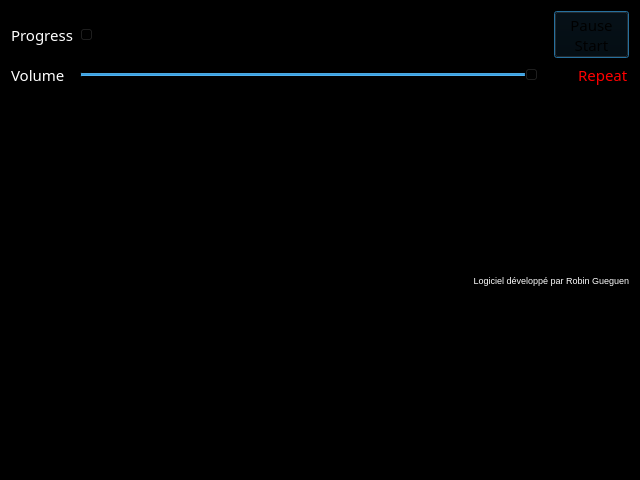
<?xml version="1.0" encoding="UTF-8"?>
<ui version="4.0">
 <class>Dialog</class>
 <widget class="QDialog" name="Dialog">
  <property name="geometry">
   <rect>
    <x>0</x>
    <y>0</y>
    <width>640</width>
    <height>480</height>
   </rect>
  </property>
  <property name="sizePolicy">
   <sizepolicy hsizetype="Preferred" vsizetype="Preferred">
    <horstretch>0</horstretch>
    <verstretch>0</verstretch>
   </sizepolicy>
  </property>
  <property name="palette">
   <palette>
    <active>
     <colorrole role="WindowText">
      <brush brushstyle="SolidPattern">
       <color alpha="255">
        <red>255</red>
        <green>255</green>
        <blue>255</blue>
       </color>
      </brush>
     </colorrole>
     <colorrole role="Button">
      <brush brushstyle="SolidPattern">
       <color alpha="255">
        <red>0</red>
        <green>0</green>
        <blue>0</blue>
       </color>
      </brush>
     </colorrole>
     <colorrole role="Light">
      <brush brushstyle="SolidPattern">
       <color alpha="255">
        <red>0</red>
        <green>0</green>
        <blue>0</blue>
       </color>
      </brush>
     </colorrole>
     <colorrole role="Midlight">
      <brush brushstyle="SolidPattern">
       <color alpha="255">
        <red>0</red>
        <green>0</green>
        <blue>0</blue>
       </color>
      </brush>
     </colorrole>
     <colorrole role="Dark">
      <brush brushstyle="SolidPattern">
       <color alpha="255">
        <red>0</red>
        <green>0</green>
        <blue>0</blue>
       </color>
      </brush>
     </colorrole>
     <colorrole role="Mid">
      <brush brushstyle="SolidPattern">
       <color alpha="255">
        <red>0</red>
        <green>0</green>
        <blue>0</blue>
       </color>
      </brush>
     </colorrole>
     <colorrole role="Text">
      <brush brushstyle="SolidPattern">
       <color alpha="255">
        <red>255</red>
        <green>255</green>
        <blue>255</blue>
       </color>
      </brush>
     </colorrole>
     <colorrole role="BrightText">
      <brush brushstyle="SolidPattern">
       <color alpha="255">
        <red>255</red>
        <green>255</green>
        <blue>255</blue>
       </color>
      </brush>
     </colorrole>
     <colorrole role="ButtonText">
      <brush brushstyle="SolidPattern">
       <color alpha="255">
        <red>255</red>
        <green>255</green>
        <blue>255</blue>
       </color>
      </brush>
     </colorrole>
     <colorrole role="Base">
      <brush brushstyle="SolidPattern">
       <color alpha="255">
        <red>0</red>
        <green>0</green>
        <blue>0</blue>
       </color>
      </brush>
     </colorrole>
     <colorrole role="Window">
      <brush brushstyle="SolidPattern">
       <color alpha="255">
        <red>0</red>
        <green>0</green>
        <blue>0</blue>
       </color>
      </brush>
     </colorrole>
     <colorrole role="Shadow">
      <brush brushstyle="SolidPattern">
       <color alpha="255">
        <red>0</red>
        <green>0</green>
        <blue>0</blue>
       </color>
      </brush>
     </colorrole>
     <colorrole role="AlternateBase">
      <brush brushstyle="SolidPattern">
       <color alpha="255">
        <red>0</red>
        <green>0</green>
        <blue>0</blue>
       </color>
      </brush>
     </colorrole>
     <colorrole role="ToolTipBase">
      <brush brushstyle="SolidPattern">
       <color alpha="255">
        <red>255</red>
        <green>255</green>
        <blue>220</blue>
       </color>
      </brush>
     </colorrole>
     <colorrole role="ToolTipText">
      <brush brushstyle="SolidPattern">
       <color alpha="255">
        <red>0</red>
        <green>0</green>
        <blue>0</blue>
       </color>
      </brush>
     </colorrole>
    </active>
    <inactive>
     <colorrole role="WindowText">
      <brush brushstyle="SolidPattern">
       <color alpha="255">
        <red>255</red>
        <green>255</green>
        <blue>255</blue>
       </color>
      </brush>
     </colorrole>
     <colorrole role="Button">
      <brush brushstyle="SolidPattern">
       <color alpha="255">
        <red>0</red>
        <green>0</green>
        <blue>0</blue>
       </color>
      </brush>
     </colorrole>
     <colorrole role="Light">
      <brush brushstyle="SolidPattern">
       <color alpha="255">
        <red>0</red>
        <green>0</green>
        <blue>0</blue>
       </color>
      </brush>
     </colorrole>
     <colorrole role="Midlight">
      <brush brushstyle="SolidPattern">
       <color alpha="255">
        <red>0</red>
        <green>0</green>
        <blue>0</blue>
       </color>
      </brush>
     </colorrole>
     <colorrole role="Dark">
      <brush brushstyle="SolidPattern">
       <color alpha="255">
        <red>0</red>
        <green>0</green>
        <blue>0</blue>
       </color>
      </brush>
     </colorrole>
     <colorrole role="Mid">
      <brush brushstyle="SolidPattern">
       <color alpha="255">
        <red>0</red>
        <green>0</green>
        <blue>0</blue>
       </color>
      </brush>
     </colorrole>
     <colorrole role="Text">
      <brush brushstyle="SolidPattern">
       <color alpha="255">
        <red>255</red>
        <green>255</green>
        <blue>255</blue>
       </color>
      </brush>
     </colorrole>
     <colorrole role="BrightText">
      <brush brushstyle="SolidPattern">
       <color alpha="255">
        <red>255</red>
        <green>255</green>
        <blue>255</blue>
       </color>
      </brush>
     </colorrole>
     <colorrole role="ButtonText">
      <brush brushstyle="SolidPattern">
       <color alpha="255">
        <red>195</red>
        <green>195</green>
        <blue>195</blue>
       </color>
      </brush>
     </colorrole>
     <colorrole role="Base">
      <brush brushstyle="SolidPattern">
       <color alpha="255">
        <red>0</red>
        <green>0</green>
        <blue>0</blue>
       </color>
      </brush>
     </colorrole>
     <colorrole role="Window">
      <brush brushstyle="SolidPattern">
       <color alpha="255">
        <red>0</red>
        <green>0</green>
        <blue>0</blue>
       </color>
      </brush>
     </colorrole>
     <colorrole role="Shadow">
      <brush brushstyle="SolidPattern">
       <color alpha="255">
        <red>0</red>
        <green>0</green>
        <blue>0</blue>
       </color>
      </brush>
     </colorrole>
     <colorrole role="AlternateBase">
      <brush brushstyle="SolidPattern">
       <color alpha="255">
        <red>0</red>
        <green>0</green>
        <blue>0</blue>
       </color>
      </brush>
     </colorrole>
     <colorrole role="ToolTipBase">
      <brush brushstyle="SolidPattern">
       <color alpha="255">
        <red>255</red>
        <green>255</green>
        <blue>220</blue>
       </color>
      </brush>
     </colorrole>
     <colorrole role="ToolTipText">
      <brush brushstyle="SolidPattern">
       <color alpha="255">
        <red>0</red>
        <green>0</green>
        <blue>0</blue>
       </color>
      </brush>
     </colorrole>
    </inactive>
    <disabled>
     <colorrole role="WindowText">
      <brush brushstyle="SolidPattern">
       <color alpha="255">
        <red>0</red>
        <green>0</green>
        <blue>0</blue>
       </color>
      </brush>
     </colorrole>
     <colorrole role="Button">
      <brush brushstyle="SolidPattern">
       <color alpha="255">
        <red>0</red>
        <green>0</green>
        <blue>0</blue>
       </color>
      </brush>
     </colorrole>
     <colorrole role="Light">
      <brush brushstyle="SolidPattern">
       <color alpha="255">
        <red>0</red>
        <green>0</green>
        <blue>0</blue>
       </color>
      </brush>
     </colorrole>
     <colorrole role="Midlight">
      <brush brushstyle="SolidPattern">
       <color alpha="255">
        <red>0</red>
        <green>0</green>
        <blue>0</blue>
       </color>
      </brush>
     </colorrole>
     <colorrole role="Dark">
      <brush brushstyle="SolidPattern">
       <color alpha="255">
        <red>0</red>
        <green>0</green>
        <blue>0</blue>
       </color>
      </brush>
     </colorrole>
     <colorrole role="Mid">
      <brush brushstyle="SolidPattern">
       <color alpha="255">
        <red>0</red>
        <green>0</green>
        <blue>0</blue>
       </color>
      </brush>
     </colorrole>
     <colorrole role="Text">
      <brush brushstyle="SolidPattern">
       <color alpha="255">
        <red>0</red>
        <green>0</green>
        <blue>0</blue>
       </color>
      </brush>
     </colorrole>
     <colorrole role="BrightText">
      <brush brushstyle="SolidPattern">
       <color alpha="255">
        <red>255</red>
        <green>255</green>
        <blue>255</blue>
       </color>
      </brush>
     </colorrole>
     <colorrole role="ButtonText">
      <brush brushstyle="SolidPattern">
       <color alpha="255">
        <red>0</red>
        <green>0</green>
        <blue>0</blue>
       </color>
      </brush>
     </colorrole>
     <colorrole role="Base">
      <brush brushstyle="SolidPattern">
       <color alpha="255">
        <red>0</red>
        <green>0</green>
        <blue>0</blue>
       </color>
      </brush>
     </colorrole>
     <colorrole role="Window">
      <brush brushstyle="SolidPattern">
       <color alpha="255">
        <red>0</red>
        <green>0</green>
        <blue>0</blue>
       </color>
      </brush>
     </colorrole>
     <colorrole role="Shadow">
      <brush brushstyle="SolidPattern">
       <color alpha="255">
        <red>0</red>
        <green>0</green>
        <blue>0</blue>
       </color>
      </brush>
     </colorrole>
     <colorrole role="AlternateBase">
      <brush brushstyle="SolidPattern">
       <color alpha="255">
        <red>0</red>
        <green>0</green>
        <blue>0</blue>
       </color>
      </brush>
     </colorrole>
     <colorrole role="ToolTipBase">
      <brush brushstyle="SolidPattern">
       <color alpha="255">
        <red>255</red>
        <green>255</green>
        <blue>220</blue>
       </color>
      </brush>
     </colorrole>
     <colorrole role="ToolTipText">
      <brush brushstyle="SolidPattern">
       <color alpha="255">
        <red>0</red>
        <green>0</green>
        <blue>0</blue>
       </color>
      </brush>
     </colorrole>
    </disabled>
   </palette>
  </property>
  <property name="windowTitle">
   <string>SoundPad des Gibbons Masqués</string>
  </property>
  <layout class="QVBoxLayout" name="verticalLayout">
   <item>
    <layout class="QGridLayout" name="gridLayout">
     <item row="3" column="2">
      <widget class="QSlider" name="sliderProgress">
       <property name="orientation">
        <enum>Qt::Horizontal</enum>
       </property>
      </widget>
     </item>
     <item row="3" column="4" colspan="2">
      <widget class="QPushButton" name="pushButton_2">
       <property name="enabled">
        <bool>true</bool>
       </property>
       <property name="sizePolicy">
        <sizepolicy hsizetype="Minimum" vsizetype="Fixed">
         <horstretch>0</horstretch>
         <verstretch>0</verstretch>
        </sizepolicy>
       </property>
       <property name="maximumSize">
        <size>
         <width>75</width>
         <height>47</height>
        </size>
       </property>
       <property name="font">
        <font>
         <family>Poetsen One</family>
         <pointsize>11</pointsize>
         <weight>50</weight>
         <italic>false</italic>
         <bold>false</bold>
        </font>
       </property>
       <property name="layoutDirection">
        <enum>Qt::LeftToRight</enum>
       </property>
       <property name="autoFillBackground">
        <bool>false</bool>
       </property>
       <property name="styleSheet">
        <string notr="true">QPushButton { background-color: black; }</string>
       </property>
       <property name="text">
        <string>Pause
Start</string>
       </property>
       <property name="iconSize">
        <size>
         <width>16</width>
         <height>16</height>
        </size>
       </property>
      </widget>
     </item>
     <item row="4" column="0">
      <widget class="QLabel" name="label_2">
       <property name="palette">
        <palette>
         <active>
          <colorrole role="WindowText">
           <brush brushstyle="SolidPattern">
            <color alpha="255">
             <red>255</red>
             <green>255</green>
             <blue>255</blue>
            </color>
           </brush>
          </colorrole>
          <colorrole role="Light">
           <brush brushstyle="SolidPattern">
            <color alpha="255">
             <red>255</red>
             <green>255</green>
             <blue>255</blue>
            </color>
           </brush>
          </colorrole>
          <colorrole role="Midlight">
           <brush brushstyle="SolidPattern">
            <color alpha="255">
             <red>255</red>
             <green>255</green>
             <blue>255</blue>
            </color>
           </brush>
          </colorrole>
          <colorrole role="Dark">
           <brush brushstyle="SolidPattern">
            <color alpha="255">
             <red>255</red>
             <green>255</green>
             <blue>255</blue>
            </color>
           </brush>
          </colorrole>
          <colorrole role="Mid">
           <brush brushstyle="SolidPattern">
            <color alpha="255">
             <red>255</red>
             <green>255</green>
             <blue>255</blue>
            </color>
           </brush>
          </colorrole>
          <colorrole role="Text">
           <brush brushstyle="SolidPattern">
            <color alpha="255">
             <red>255</red>
             <green>255</green>
             <blue>255</blue>
            </color>
           </brush>
          </colorrole>
          <colorrole role="ButtonText">
           <brush brushstyle="SolidPattern">
            <color alpha="255">
             <red>255</red>
             <green>255</green>
             <blue>255</blue>
            </color>
           </brush>
          </colorrole>
         </active>
         <inactive>
          <colorrole role="WindowText">
           <brush brushstyle="SolidPattern">
            <color alpha="255">
             <red>255</red>
             <green>255</green>
             <blue>255</blue>
            </color>
           </brush>
          </colorrole>
          <colorrole role="Light">
           <brush brushstyle="SolidPattern">
            <color alpha="255">
             <red>255</red>
             <green>255</green>
             <blue>255</blue>
            </color>
           </brush>
          </colorrole>
          <colorrole role="Midlight">
           <brush brushstyle="SolidPattern">
            <color alpha="255">
             <red>255</red>
             <green>255</green>
             <blue>255</blue>
            </color>
           </brush>
          </colorrole>
          <colorrole role="Dark">
           <brush brushstyle="SolidPattern">
            <color alpha="255">
             <red>255</red>
             <green>255</green>
             <blue>255</blue>
            </color>
           </brush>
          </colorrole>
          <colorrole role="Mid">
           <brush brushstyle="SolidPattern">
            <color alpha="255">
             <red>255</red>
             <green>255</green>
             <blue>255</blue>
            </color>
           </brush>
          </colorrole>
          <colorrole role="Text">
           <brush brushstyle="SolidPattern">
            <color alpha="255">
             <red>255</red>
             <green>255</green>
             <blue>255</blue>
            </color>
           </brush>
          </colorrole>
          <colorrole role="ButtonText">
           <brush brushstyle="SolidPattern">
            <color alpha="255">
             <red>255</red>
             <green>255</green>
             <blue>255</blue>
            </color>
           </brush>
          </colorrole>
         </inactive>
         <disabled>
          <colorrole role="WindowText">
           <brush brushstyle="SolidPattern">
            <color alpha="255">
             <red>255</red>
             <green>255</green>
             <blue>255</blue>
            </color>
           </brush>
          </colorrole>
          <colorrole role="Light">
           <brush brushstyle="SolidPattern">
            <color alpha="255">
             <red>255</red>
             <green>255</green>
             <blue>255</blue>
            </color>
           </brush>
          </colorrole>
          <colorrole role="Midlight">
           <brush brushstyle="SolidPattern">
            <color alpha="255">
             <red>255</red>
             <green>255</green>
             <blue>255</blue>
            </color>
           </brush>
          </colorrole>
          <colorrole role="Dark">
           <brush brushstyle="SolidPattern">
            <color alpha="255">
             <red>255</red>
             <green>255</green>
             <blue>255</blue>
            </color>
           </brush>
          </colorrole>
          <colorrole role="Mid">
           <brush brushstyle="SolidPattern">
            <color alpha="255">
             <red>255</red>
             <green>255</green>
             <blue>255</blue>
            </color>
           </brush>
          </colorrole>
          <colorrole role="Text">
           <brush brushstyle="SolidPattern">
            <color alpha="255">
             <red>255</red>
             <green>255</green>
             <blue>255</blue>
            </color>
           </brush>
          </colorrole>
          <colorrole role="ButtonText">
           <brush brushstyle="SolidPattern">
            <color alpha="255">
             <red>255</red>
             <green>255</green>
             <blue>255</blue>
            </color>
           </brush>
          </colorrole>
         </disabled>
        </palette>
       </property>
       <property name="font">
        <font>
         <family>Poetsen One</family>
         <pointsize>11</pointsize>
        </font>
       </property>
       <property name="text">
        <string>Volume</string>
       </property>
      </widget>
     </item>
     <item row="3" column="0">
      <widget class="QLabel" name="label">
       <property name="palette">
        <palette>
         <active>
          <colorrole role="WindowText">
           <brush brushstyle="SolidPattern">
            <color alpha="255">
             <red>255</red>
             <green>255</green>
             <blue>255</blue>
            </color>
           </brush>
          </colorrole>
          <colorrole role="Light">
           <brush brushstyle="SolidPattern">
            <color alpha="255">
             <red>255</red>
             <green>255</green>
             <blue>255</blue>
            </color>
           </brush>
          </colorrole>
          <colorrole role="Midlight">
           <brush brushstyle="SolidPattern">
            <color alpha="255">
             <red>255</red>
             <green>255</green>
             <blue>255</blue>
            </color>
           </brush>
          </colorrole>
          <colorrole role="Dark">
           <brush brushstyle="SolidPattern">
            <color alpha="255">
             <red>255</red>
             <green>255</green>
             <blue>255</blue>
            </color>
           </brush>
          </colorrole>
          <colorrole role="Mid">
           <brush brushstyle="SolidPattern">
            <color alpha="255">
             <red>255</red>
             <green>255</green>
             <blue>255</blue>
            </color>
           </brush>
          </colorrole>
          <colorrole role="Text">
           <brush brushstyle="SolidPattern">
            <color alpha="255">
             <red>255</red>
             <green>255</green>
             <blue>255</blue>
            </color>
           </brush>
          </colorrole>
          <colorrole role="ButtonText">
           <brush brushstyle="SolidPattern">
            <color alpha="255">
             <red>255</red>
             <green>255</green>
             <blue>255</blue>
            </color>
           </brush>
          </colorrole>
         </active>
         <inactive>
          <colorrole role="WindowText">
           <brush brushstyle="SolidPattern">
            <color alpha="255">
             <red>255</red>
             <green>255</green>
             <blue>255</blue>
            </color>
           </brush>
          </colorrole>
          <colorrole role="Light">
           <brush brushstyle="SolidPattern">
            <color alpha="255">
             <red>255</red>
             <green>255</green>
             <blue>255</blue>
            </color>
           </brush>
          </colorrole>
          <colorrole role="Midlight">
           <brush brushstyle="SolidPattern">
            <color alpha="255">
             <red>255</red>
             <green>255</green>
             <blue>255</blue>
            </color>
           </brush>
          </colorrole>
          <colorrole role="Dark">
           <brush brushstyle="SolidPattern">
            <color alpha="255">
             <red>255</red>
             <green>255</green>
             <blue>255</blue>
            </color>
           </brush>
          </colorrole>
          <colorrole role="Mid">
           <brush brushstyle="SolidPattern">
            <color alpha="255">
             <red>255</red>
             <green>255</green>
             <blue>255</blue>
            </color>
           </brush>
          </colorrole>
          <colorrole role="Text">
           <brush brushstyle="SolidPattern">
            <color alpha="255">
             <red>255</red>
             <green>255</green>
             <blue>255</blue>
            </color>
           </brush>
          </colorrole>
          <colorrole role="ButtonText">
           <brush brushstyle="SolidPattern">
            <color alpha="255">
             <red>255</red>
             <green>255</green>
             <blue>255</blue>
            </color>
           </brush>
          </colorrole>
         </inactive>
         <disabled>
          <colorrole role="WindowText">
           <brush brushstyle="SolidPattern">
            <color alpha="255">
             <red>255</red>
             <green>255</green>
             <blue>255</blue>
            </color>
           </brush>
          </colorrole>
          <colorrole role="Light">
           <brush brushstyle="SolidPattern">
            <color alpha="255">
             <red>255</red>
             <green>255</green>
             <blue>255</blue>
            </color>
           </brush>
          </colorrole>
          <colorrole role="Midlight">
           <brush brushstyle="SolidPattern">
            <color alpha="255">
             <red>255</red>
             <green>255</green>
             <blue>255</blue>
            </color>
           </brush>
          </colorrole>
          <colorrole role="Dark">
           <brush brushstyle="SolidPattern">
            <color alpha="255">
             <red>255</red>
             <green>255</green>
             <blue>255</blue>
            </color>
           </brush>
          </colorrole>
          <colorrole role="Mid">
           <brush brushstyle="SolidPattern">
            <color alpha="255">
             <red>255</red>
             <green>255</green>
             <blue>255</blue>
            </color>
           </brush>
          </colorrole>
          <colorrole role="Text">
           <brush brushstyle="SolidPattern">
            <color alpha="255">
             <red>255</red>
             <green>255</green>
             <blue>255</blue>
            </color>
           </brush>
          </colorrole>
          <colorrole role="ButtonText">
           <brush brushstyle="SolidPattern">
            <color alpha="255">
             <red>255</red>
             <green>255</green>
             <blue>255</blue>
            </color>
           </brush>
          </colorrole>
         </disabled>
        </palette>
       </property>
       <property name="font">
        <font>
         <family>Poetsen One</family>
         <pointsize>11</pointsize>
        </font>
       </property>
       <property name="text">
        <string>Progress</string>
       </property>
      </widget>
     </item>
     <item row="4" column="4">
      <widget class="QCheckBox" name="checkBox">
       <property name="sizePolicy">
        <sizepolicy hsizetype="Minimum" vsizetype="Fixed">
         <horstretch>0</horstretch>
         <verstretch>0</verstretch>
        </sizepolicy>
       </property>
       <property name="layoutDirection">
        <enum>Qt::LeftToRight</enum>
       </property>
       <property name="text">
        <string/>
       </property>
      </widget>
     </item>
     <item row="4" column="2">
      <widget class="QSlider" name="sliderVolume">
       <property name="styleSheet">
        <string notr="true"/>
       </property>
       <property name="value">
        <number>99</number>
       </property>
       <property name="orientation">
        <enum>Qt::Horizontal</enum>
       </property>
      </widget>
     </item>
     <item row="4" column="5">
      <widget class="QLabel" name="label_4">
       <property name="palette">
        <palette>
         <active>
          <colorrole role="WindowText">
           <brush brushstyle="SolidPattern">
            <color alpha="255">
             <red>255</red>
             <green>0</green>
             <blue>0</blue>
            </color>
           </brush>
          </colorrole>
          <colorrole role="Button">
           <brush brushstyle="SolidPattern">
            <color alpha="255">
             <red>255</red>
             <green>0</green>
             <blue>0</blue>
            </color>
           </brush>
          </colorrole>
          <colorrole role="Light">
           <brush brushstyle="SolidPattern">
            <color alpha="255">
             <red>255</red>
             <green>127</green>
             <blue>127</blue>
            </color>
           </brush>
          </colorrole>
          <colorrole role="Midlight">
           <brush brushstyle="SolidPattern">
            <color alpha="255">
             <red>255</red>
             <green>63</green>
             <blue>63</blue>
            </color>
           </brush>
          </colorrole>
          <colorrole role="Dark">
           <brush brushstyle="SolidPattern">
            <color alpha="255">
             <red>127</red>
             <green>0</green>
             <blue>0</blue>
            </color>
           </brush>
          </colorrole>
          <colorrole role="Mid">
           <brush brushstyle="SolidPattern">
            <color alpha="255">
             <red>170</red>
             <green>0</green>
             <blue>0</blue>
            </color>
           </brush>
          </colorrole>
          <colorrole role="Text">
           <brush brushstyle="SolidPattern">
            <color alpha="255">
             <red>255</red>
             <green>0</green>
             <blue>0</blue>
            </color>
           </brush>
          </colorrole>
          <colorrole role="BrightText">
           <brush brushstyle="SolidPattern">
            <color alpha="255">
             <red>255</red>
             <green>255</green>
             <blue>255</blue>
            </color>
           </brush>
          </colorrole>
          <colorrole role="ButtonText">
           <brush brushstyle="SolidPattern">
            <color alpha="255">
             <red>0</red>
             <green>0</green>
             <blue>0</blue>
            </color>
           </brush>
          </colorrole>
          <colorrole role="Base">
           <brush brushstyle="SolidPattern">
            <color alpha="255">
             <red>255</red>
             <green>255</green>
             <blue>255</blue>
            </color>
           </brush>
          </colorrole>
          <colorrole role="Window">
           <brush brushstyle="SolidPattern">
            <color alpha="255">
             <red>255</red>
             <green>0</green>
             <blue>0</blue>
            </color>
           </brush>
          </colorrole>
          <colorrole role="Shadow">
           <brush brushstyle="SolidPattern">
            <color alpha="255">
             <red>0</red>
             <green>0</green>
             <blue>0</blue>
            </color>
           </brush>
          </colorrole>
          <colorrole role="AlternateBase">
           <brush brushstyle="SolidPattern">
            <color alpha="255">
             <red>255</red>
             <green>127</green>
             <blue>127</blue>
            </color>
           </brush>
          </colorrole>
          <colorrole role="ToolTipBase">
           <brush brushstyle="SolidPattern">
            <color alpha="255">
             <red>255</red>
             <green>255</green>
             <blue>220</blue>
            </color>
           </brush>
          </colorrole>
          <colorrole role="ToolTipText">
           <brush brushstyle="SolidPattern">
            <color alpha="255">
             <red>0</red>
             <green>0</green>
             <blue>0</blue>
            </color>
           </brush>
          </colorrole>
         </active>
         <inactive>
          <colorrole role="WindowText">
           <brush brushstyle="SolidPattern">
            <color alpha="255">
             <red>255</red>
             <green>0</green>
             <blue>0</blue>
            </color>
           </brush>
          </colorrole>
          <colorrole role="Button">
           <brush brushstyle="SolidPattern">
            <color alpha="255">
             <red>255</red>
             <green>0</green>
             <blue>0</blue>
            </color>
           </brush>
          </colorrole>
          <colorrole role="Light">
           <brush brushstyle="SolidPattern">
            <color alpha="255">
             <red>255</red>
             <green>127</green>
             <blue>127</blue>
            </color>
           </brush>
          </colorrole>
          <colorrole role="Midlight">
           <brush brushstyle="SolidPattern">
            <color alpha="255">
             <red>255</red>
             <green>63</green>
             <blue>63</blue>
            </color>
           </brush>
          </colorrole>
          <colorrole role="Dark">
           <brush brushstyle="SolidPattern">
            <color alpha="255">
             <red>127</red>
             <green>0</green>
             <blue>0</blue>
            </color>
           </brush>
          </colorrole>
          <colorrole role="Mid">
           <brush brushstyle="SolidPattern">
            <color alpha="255">
             <red>170</red>
             <green>0</green>
             <blue>0</blue>
            </color>
           </brush>
          </colorrole>
          <colorrole role="Text">
           <brush brushstyle="SolidPattern">
            <color alpha="255">
             <red>255</red>
             <green>0</green>
             <blue>0</blue>
            </color>
           </brush>
          </colorrole>
          <colorrole role="BrightText">
           <brush brushstyle="SolidPattern">
            <color alpha="255">
             <red>255</red>
             <green>255</green>
             <blue>255</blue>
            </color>
           </brush>
          </colorrole>
          <colorrole role="ButtonText">
           <brush brushstyle="SolidPattern">
            <color alpha="255">
             <red>0</red>
             <green>0</green>
             <blue>0</blue>
            </color>
           </brush>
          </colorrole>
          <colorrole role="Base">
           <brush brushstyle="SolidPattern">
            <color alpha="255">
             <red>255</red>
             <green>255</green>
             <blue>255</blue>
            </color>
           </brush>
          </colorrole>
          <colorrole role="Window">
           <brush brushstyle="SolidPattern">
            <color alpha="255">
             <red>255</red>
             <green>0</green>
             <blue>0</blue>
            </color>
           </brush>
          </colorrole>
          <colorrole role="Shadow">
           <brush brushstyle="SolidPattern">
            <color alpha="255">
             <red>0</red>
             <green>0</green>
             <blue>0</blue>
            </color>
           </brush>
          </colorrole>
          <colorrole role="AlternateBase">
           <brush brushstyle="SolidPattern">
            <color alpha="255">
             <red>255</red>
             <green>127</green>
             <blue>127</blue>
            </color>
           </brush>
          </colorrole>
          <colorrole role="ToolTipBase">
           <brush brushstyle="SolidPattern">
            <color alpha="255">
             <red>255</red>
             <green>255</green>
             <blue>220</blue>
            </color>
           </brush>
          </colorrole>
          <colorrole role="ToolTipText">
           <brush brushstyle="SolidPattern">
            <color alpha="255">
             <red>0</red>
             <green>0</green>
             <blue>0</blue>
            </color>
           </brush>
          </colorrole>
         </inactive>
         <disabled>
          <colorrole role="WindowText">
           <brush brushstyle="SolidPattern">
            <color alpha="255">
             <red>127</red>
             <green>0</green>
             <blue>0</blue>
            </color>
           </brush>
          </colorrole>
          <colorrole role="Button">
           <brush brushstyle="SolidPattern">
            <color alpha="255">
             <red>255</red>
             <green>0</green>
             <blue>0</blue>
            </color>
           </brush>
          </colorrole>
          <colorrole role="Light">
           <brush brushstyle="SolidPattern">
            <color alpha="255">
             <red>255</red>
             <green>127</green>
             <blue>127</blue>
            </color>
           </brush>
          </colorrole>
          <colorrole role="Midlight">
           <brush brushstyle="SolidPattern">
            <color alpha="255">
             <red>255</red>
             <green>63</green>
             <blue>63</blue>
            </color>
           </brush>
          </colorrole>
          <colorrole role="Dark">
           <brush brushstyle="SolidPattern">
            <color alpha="255">
             <red>127</red>
             <green>0</green>
             <blue>0</blue>
            </color>
           </brush>
          </colorrole>
          <colorrole role="Mid">
           <brush brushstyle="SolidPattern">
            <color alpha="255">
             <red>170</red>
             <green>0</green>
             <blue>0</blue>
            </color>
           </brush>
          </colorrole>
          <colorrole role="Text">
           <brush brushstyle="SolidPattern">
            <color alpha="255">
             <red>127</red>
             <green>0</green>
             <blue>0</blue>
            </color>
           </brush>
          </colorrole>
          <colorrole role="BrightText">
           <brush brushstyle="SolidPattern">
            <color alpha="255">
             <red>255</red>
             <green>255</green>
             <blue>255</blue>
            </color>
           </brush>
          </colorrole>
          <colorrole role="ButtonText">
           <brush brushstyle="SolidPattern">
            <color alpha="255">
             <red>127</red>
             <green>0</green>
             <blue>0</blue>
            </color>
           </brush>
          </colorrole>
          <colorrole role="Base">
           <brush brushstyle="SolidPattern">
            <color alpha="255">
             <red>255</red>
             <green>0</green>
             <blue>0</blue>
            </color>
           </brush>
          </colorrole>
          <colorrole role="Window">
           <brush brushstyle="SolidPattern">
            <color alpha="255">
             <red>255</red>
             <green>0</green>
             <blue>0</blue>
            </color>
           </brush>
          </colorrole>
          <colorrole role="Shadow">
           <brush brushstyle="SolidPattern">
            <color alpha="255">
             <red>0</red>
             <green>0</green>
             <blue>0</blue>
            </color>
           </brush>
          </colorrole>
          <colorrole role="AlternateBase">
           <brush brushstyle="SolidPattern">
            <color alpha="255">
             <red>255</red>
             <green>0</green>
             <blue>0</blue>
            </color>
           </brush>
          </colorrole>
          <colorrole role="ToolTipBase">
           <brush brushstyle="SolidPattern">
            <color alpha="255">
             <red>255</red>
             <green>255</green>
             <blue>220</blue>
            </color>
           </brush>
          </colorrole>
          <colorrole role="ToolTipText">
           <brush brushstyle="SolidPattern">
            <color alpha="255">
             <red>0</red>
             <green>0</green>
             <blue>0</blue>
            </color>
           </brush>
          </colorrole>
         </disabled>
        </palette>
       </property>
       <property name="font">
        <font>
         <family>Poetsen One</family>
         <pointsize>11</pointsize>
        </font>
       </property>
       <property name="text">
        <string>Repeat</string>
       </property>
      </widget>
     </item>
     <item row="3" column="3" rowspan="2">
      <spacer name="horizontalSpacer">
       <property name="orientation">
        <enum>Qt::Horizontal</enum>
       </property>
       <property name="sizeType">
        <enum>QSizePolicy::Fixed</enum>
       </property>
       <property name="sizeHint" stdset="0">
        <size>
         <width>9</width>
         <height>20</height>
        </size>
       </property>
      </spacer>
     </item>
    </layout>
   </item>
   <item>
    <layout class="QFormLayout" name="formLayout">
     <property name="fieldGrowthPolicy">
      <enum>QFormLayout::AllNonFixedFieldsGrow</enum>
     </property>
    </layout>
   </item>
   <item>
    <layout class="QHBoxLayout" name="horizontalLayout"/>
   </item>
   <item>
    <layout class="QVBoxLayout" name="verticalLayout_2">
     <property name="sizeConstraint">
      <enum>QLayout::SetMinimumSize</enum>
     </property>
    </layout>
   </item>
   <item>
    <widget class="QLabel" name="label_3">
     <property name="font">
      <font>
       <pointsize>7</pointsize>
      </font>
     </property>
     <property name="text">
      <string>Logiciel développé par Robin Gueguen</string>
     </property>
     <property name="alignment">
      <set>Qt::AlignRight|Qt::AlignTrailing|Qt::AlignVCenter</set>
     </property>
    </widget>
   </item>
  </layout>
 </widget>
 <layoutdefault spacing="6" margin="11"/>
 <resources/>
 <connections/>
</ui>
